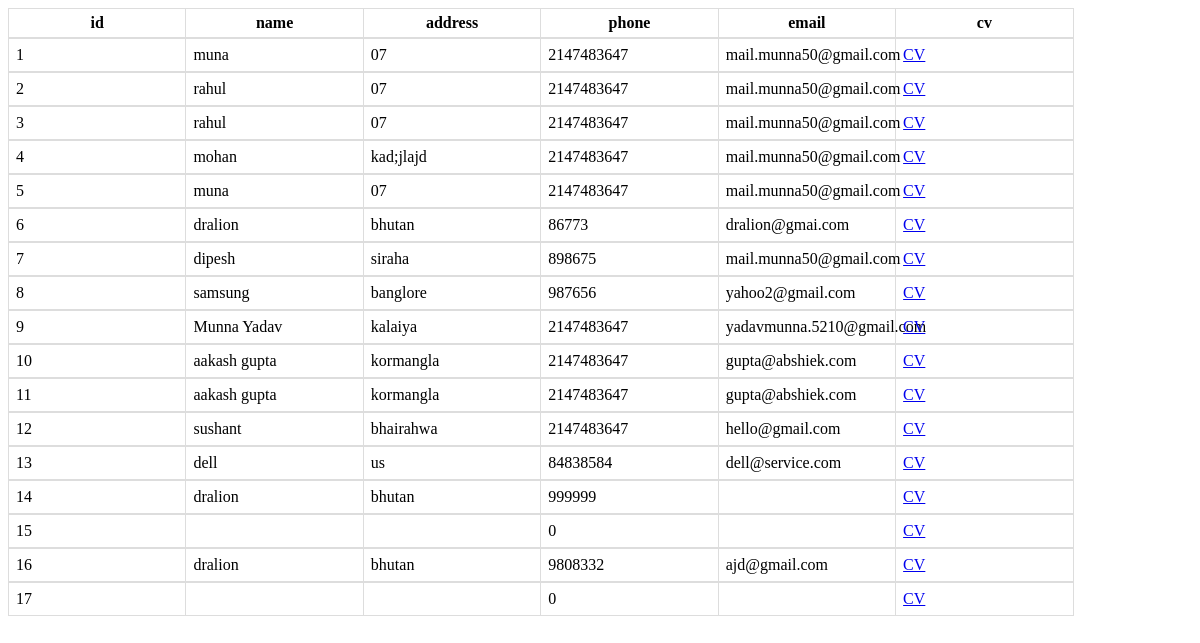
Page /admin/application.php (signed in) on the committed database.
### tables this page shows
CREATE TABLE `application_dralion` (
  `id` int(5) NOT NULL,
  `name` text NOT NULL,
  `address` text NOT NULL,
  `phone` int(255) NOT NULL,
  `email` varchar(255) NOT NULL,
  `cv` varchar(255) NOT NULL
);

### admin/pdf_function.php (the view, shortened to what this page needs)
<?php
function display_pdf(){
    $conn = mysqli_connect("localhost", "root","password", "website");
    $query = "SELECT * FROM application_dralion ";
    $select_pdf = mysqli_query($conn, $query);
    while ($row = mysqli_fetch_array($select_pdf)) {
        $id= $row['id'];
        $name=$row['name'];
        $address=$row['address'];
        $phone=$row['phone'];
        $email=$row['email'];
        $cv= $row['cv'];
          echo"<table>";
          echo" <tbody>";
         echo" <tr>";
         echo"<td>{$id}</td>";
          echo"<td>{$name}</td>";
            echo"<td>{$address}</td>";
            echo"<td>{$phone}</td>";
            echo"<td>{$email}</td>";
            echo"<td> <a href='./cv/{$cv}' >CV</a></td>";
          echo"</tr>";
          echo"</tbody>";
         echo"</table>";
    }
}
?>

### admin/pdf_function.php (style rules this page uses)
table { border-collapse: collapse; width: 90%; table-layout:fixed; }
td { text-align: centre; padding: 7px; border: 1px solid #ddd; }

### rows in the picture
application_dralion: id "1", name "muna", address "07", phone "2147483647", email "mail.munna50@gmail.com"
application_dralion: id "2", name "rahul", address "07", phone "2147483647", email "mail.munna50@gmail.com"
application_dralion: id "3", name "rahul", address "07", phone "2147483647", email "mail.munna50@gmail.com"
application_dralion: id "4", name "mohan", address "kad;jlajd", phone "2147483647", email "mail.munna50@gmail.com"
application_dralion: id "5", name "muna", address "07", phone "2147483647", email "mail.munna50@gmail.com"
application_dralion: id "6", name "dralion", address "bhutan", phone "86773", email "dralion@gmai.com"
application_dralion: id "7", name "dipesh", address "siraha", phone "898675", email "mail.munna50@gmail.com"
application_dralion: id "8", name "samsung", address "banglore", phone "987656", email "yahoo2@gmail.com"
application_dralion: id "9", name "Munna Yadav", address "kalaiya", phone "2147483647", email "yadavmunna.5210@gmail.com"
application_dralion: id "10", name "aakash gupta", address "kormangla", phone "2147483647", email "gupta@abshiek.com"
application_dralion: id "11", name "aakash gupta", address "kormangla", phone "2147483647", email "gupta@abshiek.com"
application_dralion: id "12", name "sushant", address "bhairahwa", phone "2147483647", email "hello@gmail.com"
application_dralion: id "13", name "dell", address "us", phone "84838584", email "dell@service.com"
application_dralion: id "14", name "dralion", address "bhutan", phone "999999"
application_dralion: id "15", phone "0"
application_dralion: id "16", name "dralion", address "bhutan", phone "9808332", email "ajd@gmail.com"
application_dralion: id "17", phone "0"
